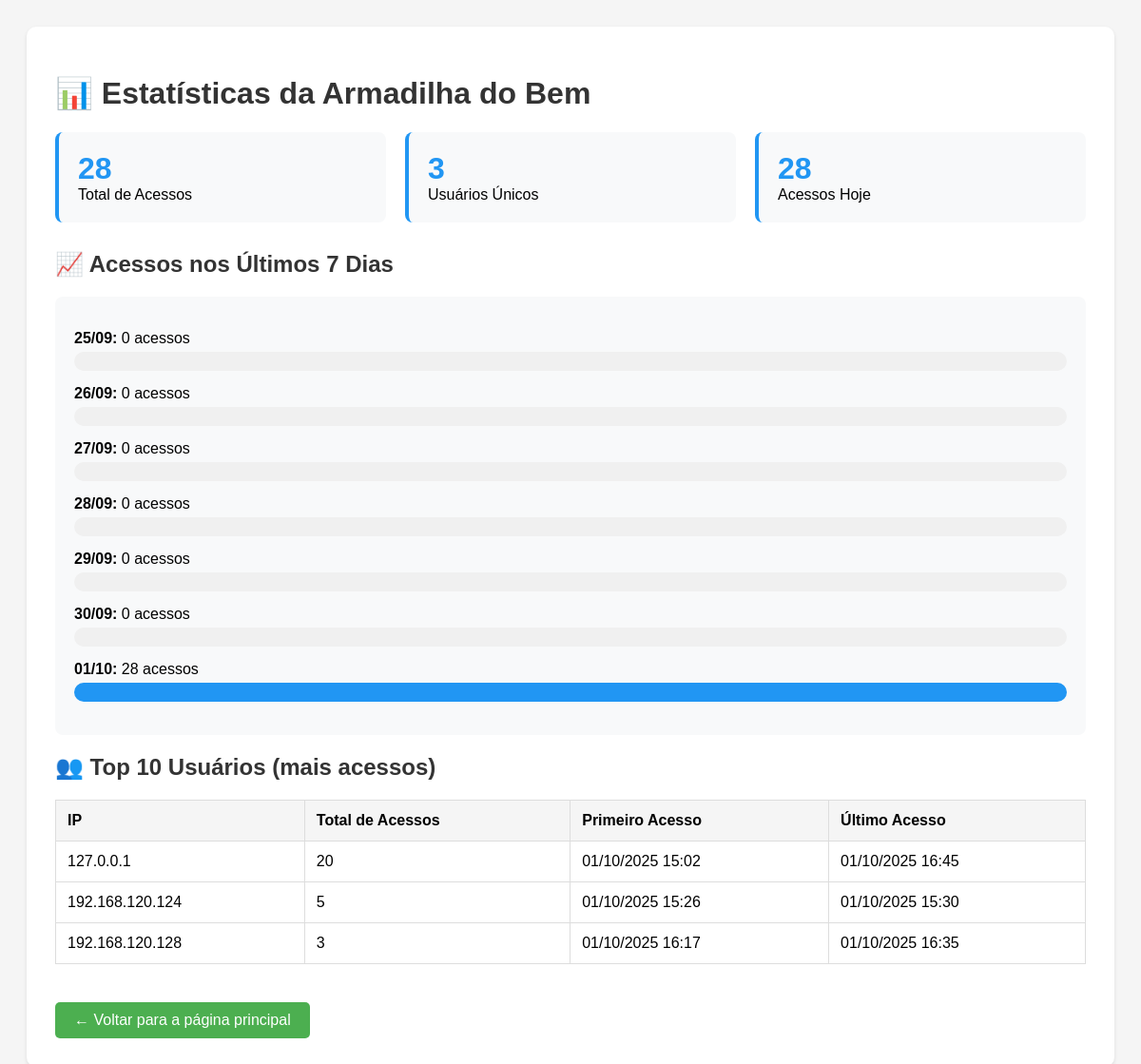
/estatisticas/, run on the app's committed database.
### trap/models.py (models this page shows, shortened)
class EstatisticasUsuario(models.Model):  # CORRIGIDO: estava EstatisticasUsuario
    ip = models.GenericIPAddressField(unique=True)
    total_acessos = models.IntegerField(default=0)
    primeiro_acesso = models.DateTimeField(default=timezone.now)
    ultimo_acesso = models.DateTimeField(default=timezone.now)
    class Meta:
        db_table = 'estatisticas_usuario'

### trap/views.py (the view)
# urls.py: path('estatisticas/', views.estatisticas, name='estatisticas'),
def estatisticas(request):
    timezone_brasil = pytz.timezone('America/Sao_Paulo')
    agora = timezone.now().astimezone(timezone_brasil)
    total_acessos = Acesso.objects.count()
    usuarios_unicos = EstatisticasUsuario.objects.count()
    top_usuarios = EstatisticasUsuario.objects.order_by('-total_acessos')[:10]
    hoje_inicio = agora.replace(hour=0, minute=0, second=0, microsecond=0)
    hoje_fim = hoje_inicio + timedelta(days=1)
    acessos_hoje = Acesso.objects.filter(
        data_acesso__gte=hoje_inicio,
        data_acesso__lt=hoje_fim
    ).count()
    ultimos_7_dias = []
    max_acessos = 0
    for i in range(6, -1, -1):
        data = agora - timedelta(days=i)
        data_inicio = data.replace(hour=0, minute=0, second=0, microsecond=0)
        data_fim = data_inicio + timedelta(days=1)
        data_formatada = data.strftime('%d/%m')
        contagem = Acesso.objects.filter(
            data_acesso__gte=data_inicio,
            data_acesso__lt=data_fim
        ).count()
        if contagem > max_acessos:
            max_acessos = contagem
        ultimos_7_dias.append({
            'data': data_formatada,
            'acessos': contagem
        })
    if max_acessos == 0:
        max_acessos = 1
    context = {
        'total_acessos': total_acessos,
        'usuarios_unicos': usuarios_unicos,
        'acessos_hoje': acessos_hoje,
        'top_usuarios': top_usuarios,
        'ultimos_7_dias': ultimos_7_dias,
        'max_acessos': max_acessos,
        'agora': agora,  # Para debug
    }
    return render(request, 'trap/estatisticas.html', context)

### trap/templates/trap/estatisticas.html (shortened to what this page needs)
<!DOCTYPE html>
<html lang="pt-BR">
<head>
</head>
<body>
    <div class="container">
        <h1>📊 Estatísticas da Armadilha do Bem</h1>
        <div class="stats-grid">
            <div class="stat-card">
                <div class="stat-number">{{ total_acessos }}</div>
                <div>Total de Acessos</div>
            </div>
            <div class="stat-card">
                <div class="stat-number">{{ usuarios_unicos }}</div>
                <div>Usuários Únicos</div>
            </div>
            <div class="stat-card">
                <div class="stat-number">{{ acessos_hoje }}</div>
                <div>Acessos Hoje</div>
            </div>
        </div>
        <h2>📈 Acessos nos Últimos 7 Dias</h2>
        <div class="chart">
            {% for dia in ultimos_7_dias %}
                <div style="margin: 15px 0;">
                    <strong>{{ dia.data }}:</strong> {{ dia.acessos }} acessos
                    <div class="bar-container">
                        <div class="bar" style="width: {% widthratio dia.acessos max_acessos 100 %}%;"></div>
                    </div>
                </div>
            {% endfor %}
        </div>
        <h2>👥 Top 10 Usuários (mais acessos)</h2>
        <table>
            <thead>
                <tr>
                    <th>IP</th>
                    <th>Total de Acessos</th>
                    <th>Primeiro Acesso</th>
                    <th>Último Acesso</th>
                </tr>
            </thead>
            <tbody>
                {% for usuario in top_usuarios %}
                <tr>
                    <td>{{ usuario.ip }}</td>
                    <td>{{ usuario.total_acessos }}</td>
                    <td>{{ usuario.primeiro_acesso|date:"d/m/Y H:i" }}</td>
                    <td>{{ usuario.ultimo_acesso|date:"d/m/Y H:i" }}</td>
                </tr>
                {% endfor %}
            </tbody>
        </table>
        <a href="{% url 'trap:index' %}" class="back-link">← Voltar para a página principal</a>
    </div>
</body>
</html>

### trap/templates/trap/estatisticas.html (style rules this page uses)
body { font-family: Arial, sans-serif; padding: 20px; background-color: #f5f5f5; }
.container { max-width: 1200px; margin: 0 auto; background: white; padding: 30px; border-radius: 10px; box-shadow: 0 2px 4px rgba(0,0,0,0.1); }
h1, h2 { color: #333; }
.stats-grid { display: grid; grid-template-columns: repeat(auto-fit, minmax(250px, 1fr)); gap: 20px; margin-bottom: 30px; }
.stat-card { background: #f8f9fa; padding: 20px; border-radius: 8px; border-left: 4px solid #2196F3; }
.stat-number { font-size: 2em; font-weight: bold; color: #2196F3; }
table { width: 100%; border-collapse: collapse; margin: 20px 0; }
th, td { padding: 12px; border: 1px solid #ddd; text-align: left; }
th { background-color: #f5f5f5; font-weight: bold; }
.back-link { display: inline-block; margin-top: 20px; padding: 10px 20px; background-color: #4CAF50; color: white; text-decoration: none; border-radius: 5px; }
.chart { background: #f8f9fa; padding: 20px; border-radius: 8px; margin: 20px 0; }
.bar-container { background: #f0f0f0; height: 20px; width: 100%; border-radius: 10px; overflow: hidden; margin: 5px 0; }
.bar { background: #2196F3; height: 100%; transition: width 0.3s ease; }

### data on the page
EstatisticasUsuario: ip "127.0.0.1", total_acessos "20", primeiro_acesso "01/10/2025 15:02", ultimo_acesso "01/10/2025 16:45"
EstatisticasUsuario: ip "192.168.120.124", total_acessos "5", primeiro_acesso "01/10/2025 15:26", ultimo_acesso "01/10/2025 15:30"
EstatisticasUsuario: ip "192.168.120.128", total_acessos "3", primeiro_acesso "01/10/2025 16:17", ultimo_acesso "01/10/2025 16:35"

### other printed values
{{ total_acessos }} "28"
{{ usuarios_unicos }} "3"
{{ acessos_hoje }} "28"
{{ dia.data }} "25/09" "26/09" "27/09" "28/09" "29/09" "30/09" "01/10"
{{ dia.acessos }} "0" "0" "0" "0" "0" "0" "28"
